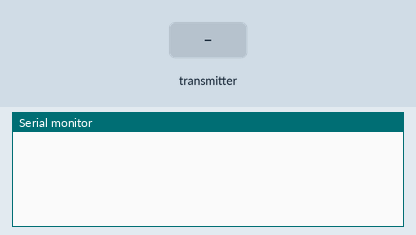
Simulated run of this sketch. Board: ESP32. Parts: the last lines printed to the serial monitor. The inputs (shaded band) are chosen by the test bench.

Above: at 1.2 s.
1.3 s: the transmitter starts sending id = 0
At 1.7 s:
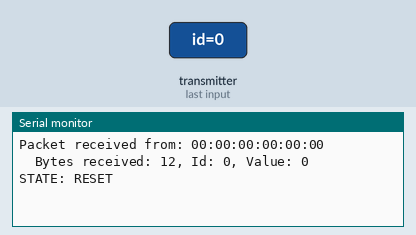
2.8 s: the transmitter starts sending state = 1
At 3.11 s:
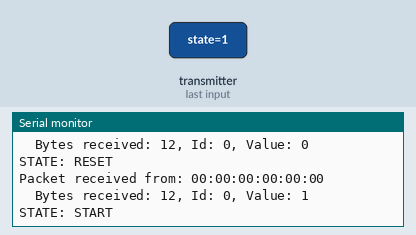
4.8 s: the transmitter starts sending id = 1
6.3 s: the transmitter starts sending state = 0
At 6.7 s:
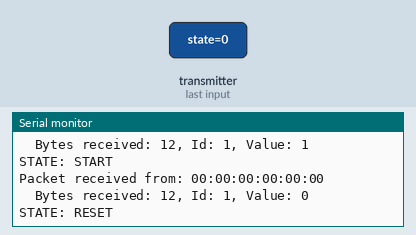

Measured:
- after the input at 1.3 s, the serial monitor: prints a new line at once (image 1)
- after the input at 2.8 s, the serial monitor: prints a new line at once (image 2)
- after the input at 6.3 s, the serial monitor: prints a new line at once (image 3)

The sketch:

board_testing.ino
```cpp
#include <esp_now.h>
#include <WiFi.h>

#define SIGNAL_ERROR -1
#define SIGNAL_RESET 0
#define SIGNAL_START 1
#define SIGNAL_WIN 2
#define SIGNAL_FAIL 3

// REPLACE WITH THE MAC Address of the master board
uint8_t broadcastAddress[] = {0xE8, 0x68, 0xE7, 0x2E, 0x44, 0x94};

//Structure example to send data
//Must match the receiver structure
typedef struct struct_message {
  int id;
  int state;
  long timestamp;
} struct_message;

struct_message inData;
struct_message stateData;

esp_now_peer_info_t peerInfo;

// Testing purpose
int previousState;

// callback when data is sent
void OnDataSent(const uint8_t *mac_addr, esp_now_send_status_t status) {
  Serial.print("\tLast Packet Send Status: ");
  Serial.println(status == ESP_NOW_SEND_SUCCESS ? "Delivery Success" : "Delivery Fail");
}

// callback function that will be executed when data is received
void OnDataRecv(const uint8_t * mac, const uint8_t *incomingData, int len) {
  char macStr[18];
  Serial.print("Packet received from: ");
  snprintf(macStr, sizeof(macStr), "%02x:%02x:%02x:%02x:%02x:%02x",
           mac[0], mac[1], mac[2], mac[3], mac[4], mac[5]);
  Serial.println(macStr);

  memcpy(&inData, incomingData, sizeof(inData));
  Serial.print("\tBytes received: ");
  Serial.print(len);
  Serial.print(", Id: ");
  Serial.print(inData.id);
  Serial.print(", Value: ");
  Serial.println(inData.state);

  inData.timestamp = millis();

  stateData.state = inData.state;
  previousState = stateData.state;
  switch (stateData.state) {
  case SIGNAL_ERROR:
    Serial.println("STATE: ERROR");
    break;
  case SIGNAL_RESET:
    Serial.println("STATE: RESET");
    setup();
    break;
  case SIGNAL_START:
    Serial.println("STATE: START");
  }
}

void setup() {
  // Init Serial Monitor
  Serial.begin(115200);

  // Set device as a Wi-Fi Station
  WiFi.mode(WIFI_STA);

  // Init ESP-NOW
  if (esp_now_init() != ESP_OK) {
    Serial.println("Error initializing ESP-NOW");
    return;
  }

  // Once ESPNow is successfully Init, we will register for Send CB to
  // get the status of Trasnmitted packet
  esp_now_register_send_cb(OnDataSent);

  // Register peer
  memcpy(peerInfo.peer_addr, broadcastAddress, 6);
  peerInfo.channel = 0;
  peerInfo.encrypt = false;

  // Add peer
  if (esp_now_add_peer(&peerInfo) != ESP_OK){
    Serial.println("Failed to add peer");
    return;
  }

  // Once ESPNow is successfully Init, we will register for recv CB to
  // get recv packer info
  esp_now_register_recv_cb(OnDataRecv);

  // Set ID
  stateData.id = 0;

  // Testing purpose
  previousState = SIGNAL_RESET;
}

void loop() {
  // Game is on
  if(stateData.state == SIGNAL_START || stateData.state == SIGNAL_FAIL) {

  }

  // Send result
  if(previousState != stateData.state) {
    // Send message via ESP-NOW
    esp_err_t result = esp_now_send(broadcastAddress, (uint8_t *) &stateData, sizeof(stateData));

    if (result == ESP_OK) {
      Serial.println("> Sent with success");
    }
    else {
      Serial.println("> Error sending the data");
    }

    previousState = stateData.state;
  }
  delay(2000);
}
```
